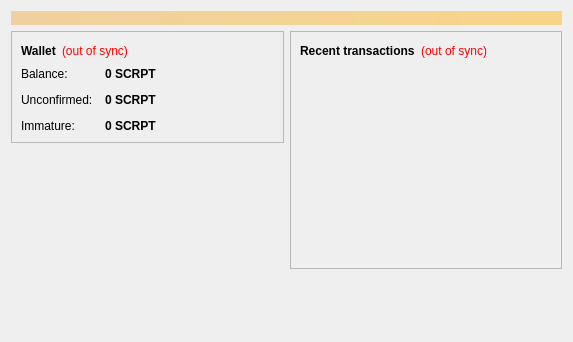
<?xml version="1.0" encoding="UTF-8"?>
<ui version="4.0">
 <class>OverviewPage</class>
 <widget class="QWidget" name="OverviewPage">
  <property name="geometry">
   <rect>
    <x>0</x>
    <y>0</y>
    <width>573</width>
    <height>342</height>
   </rect>
  </property>
  <property name="windowTitle">
   <string>Form</string>
  </property>
  <layout class="QVBoxLayout" name="topLayout">
   <item>
    <widget class="QLabel" name="labelAlerts">
     <property name="visible">
      <bool>false</bool>
     </property>
     <property name="styleSheet">
      <string notr="true">background-color: qlineargradient(x1: 0, y1: 0, x2: 1, y2: 0, stop:0 #F0D0A0, stop:1 #F8D488); color:#000000;</string>
     </property>
     <property name="wordWrap">
      <bool>true</bool>
     </property>
     <property name="margin">
      <number>3</number>
     </property>
    </widget>
   </item>
   <item>
    <layout class="QHBoxLayout" name="horizontalLayout" stretch="1,1">
     <item>
      <layout class="QVBoxLayout" name="verticalLayout_2">
       <item>
        <widget class="QFrame" name="frame">
         <property name="frameShape">
          <enum>QFrame::StyledPanel</enum>
         </property>
         <property name="frameShadow">
          <enum>QFrame::Raised</enum>
         </property>
         <layout class="QVBoxLayout" name="verticalLayout_4">
          <item>
           <layout class="QHBoxLayout" name="horizontalLayout_4">
            <item>
             <widget class="QLabel" name="label_5">
              <property name="font">
               <font>
                <weight>75</weight>
                <bold>true</bold>
               </font>
              </property>
              <property name="text">
               <string>Wallet</string>
              </property>
             </widget>
            </item>
            <item>
             <widget class="QLabel" name="labelWalletStatus">
              <property name="toolTip">
               <string>The displayed information may be out of date. Your wallet automatically synchronizes with the scrypt network after a connection is established, but this process has not completed yet.</string>
              </property>
              <property name="styleSheet">
               <string notr="true">QLabel { color: red; }</string>
              </property>
              <property name="text">
               <string notr="true">(out of sync)</string>
              </property>
              <property name="alignment">
               <set>Qt::AlignLeading|Qt::AlignLeft|Qt::AlignVCenter</set>
              </property>
             </widget>
            </item>
            <item>
             <spacer name="horizontalSpacer_2">
              <property name="orientation">
               <enum>Qt::Horizontal</enum>
              </property>
              <property name="sizeHint" stdset="0">
               <size>
                <width>40</width>
                <height>20</height>
               </size>
              </property>
             </spacer>
            </item>
           </layout>
          </item>
          <item>
           <layout class="QFormLayout" name="formLayout_2">
            <property name="fieldGrowthPolicy">
             <enum>QFormLayout::AllNonFixedFieldsGrow</enum>
            </property>
            <property name="horizontalSpacing">
             <number>12</number>
            </property>
            <property name="verticalSpacing">
             <number>12</number>
            </property>
            <item row="0" column="0">
             <widget class="QLabel" name="label">
              <property name="text">
               <string>Balance:</string>
              </property>
             </widget>
            </item>
            <item row="0" column="1">
             <widget class="QLabel" name="labelBalance">
              <property name="font">
               <font>
                <weight>75</weight>
                <bold>true</bold>
               </font>
              </property>
              <property name="cursor">
               <cursorShape>IBeamCursor</cursorShape>
              </property>
              <property name="toolTip">
               <string>Your current balance</string>
              </property>
              <property name="text">
               <string notr="true">0 SCRPT</string>
              </property>
              <property name="textInteractionFlags">
               <set>Qt::LinksAccessibleByMouse|Qt::TextSelectableByKeyboard|Qt::TextSelectableByMouse</set>
              </property>
             </widget>
            </item>
            <item row="1" column="0">
             <widget class="QLabel" name="label_3">
              <property name="text">
               <string>Unconfirmed:</string>
              </property>
             </widget>
            </item>
            <item row="1" column="1">
             <widget class="QLabel" name="labelUnconfirmed">
              <property name="font">
               <font>
                <weight>75</weight>
                <bold>true</bold>
               </font>
              </property>
              <property name="cursor">
               <cursorShape>IBeamCursor</cursorShape>
              </property>
              <property name="toolTip">
               <string>Total of transactions that have yet to be confirmed, and do not yet count toward the current balance</string>
              </property>
              <property name="text">
               <string notr="true">0 SCRPT</string>
              </property>
              <property name="textInteractionFlags">
               <set>Qt::LinksAccessibleByMouse|Qt::TextSelectableByKeyboard|Qt::TextSelectableByMouse</set>
              </property>
             </widget>
            </item>
            <item row="2" column="0">
             <widget class="QLabel" name="labelImmatureText">
              <property name="text">
               <string>Immature:</string>
              </property>
             </widget>
            </item>
            <item row="2" column="1">
             <widget class="QLabel" name="labelImmature">
              <property name="font">
               <font>
                <weight>75</weight>
                <bold>true</bold>
               </font>
              </property>
              <property name="toolTip">
               <string>Mined balance that has not yet matured</string>
              </property>
              <property name="text">
               <string notr="true">0 SCRPT</string>
              </property>
              <property name="textInteractionFlags">
               <set>Qt::LinksAccessibleByMouse|Qt::TextSelectableByKeyboard|Qt::TextSelectableByMouse</set>
              </property>
             </widget>
            </item>
           </layout>
          </item>
         </layout>
        </widget>
       </item>
       <item>
        <spacer name="verticalSpacer">
         <property name="orientation">
          <enum>Qt::Vertical</enum>
         </property>
         <property name="sizeHint" stdset="0">
          <size>
           <width>20</width>
           <height>40</height>
          </size>
         </property>
        </spacer>
       </item>
      </layout>
     </item>
     <item>
      <layout class="QVBoxLayout" name="verticalLayout_3">
       <item>
        <widget class="QFrame" name="frame_2">
         <property name="frameShape">
          <enum>QFrame::StyledPanel</enum>
         </property>
         <property name="frameShadow">
          <enum>QFrame::Raised</enum>
         </property>
         <layout class="QVBoxLayout" name="verticalLayout">
          <item>
           <layout class="QHBoxLayout" name="horizontalLayout_2">
            <item>
             <widget class="QLabel" name="label_4">
              <property name="text">
               <string>&lt;b&gt;Recent transactions&lt;/b&gt;</string>
              </property>
             </widget>
            </item>
            <item>
             <widget class="QLabel" name="labelTransactionsStatus">
              <property name="toolTip">
               <string>The displayed information may be out of date. Your wallet automatically synchronizes with the scrypt network after a connection is established, but this process has not completed yet.</string>
              </property>
              <property name="styleSheet">
               <string notr="true">QLabel { color: red; }</string>
              </property>
              <property name="text">
               <string notr="true">(out of sync)</string>
              </property>
              <property name="alignment">
               <set>Qt::AlignRight|Qt::AlignTrailing|Qt::AlignVCenter</set>
              </property>
             </widget>
            </item>
            <item>
             <spacer name="horizontalSpacer">
              <property name="orientation">
               <enum>Qt::Horizontal</enum>
              </property>
              <property name="sizeHint" stdset="0">
               <size>
                <width>40</width>
                <height>20</height>
               </size>
              </property>
             </spacer>
            </item>
           </layout>
          </item>
          <item>
           <widget class="QListView" name="listTransactions">
            <property name="styleSheet">
             <string notr="true">QListView { background: transparent; }</string>
            </property>
            <property name="frameShape">
             <enum>QFrame::NoFrame</enum>
            </property>
            <property name="verticalScrollBarPolicy">
             <enum>Qt::ScrollBarAlwaysOff</enum>
            </property>
            <property name="horizontalScrollBarPolicy">
             <enum>Qt::ScrollBarAlwaysOff</enum>
            </property>
            <property name="selectionMode">
             <enum>QAbstractItemView::NoSelection</enum>
            </property>
           </widget>
          </item>
         </layout>
        </widget>
       </item>
       <item>
        <spacer name="verticalSpacer_2">
         <property name="orientation">
          <enum>Qt::Vertical</enum>
         </property>
         <property name="sizeHint" stdset="0">
          <size>
           <width>20</width>
           <height>40</height>
          </size>
         </property>
        </spacer>
       </item>
      </layout>
     </item>
    </layout>
   </item>
  </layout>
 </widget>
 <resources/>
 <connections/>
</ui>
